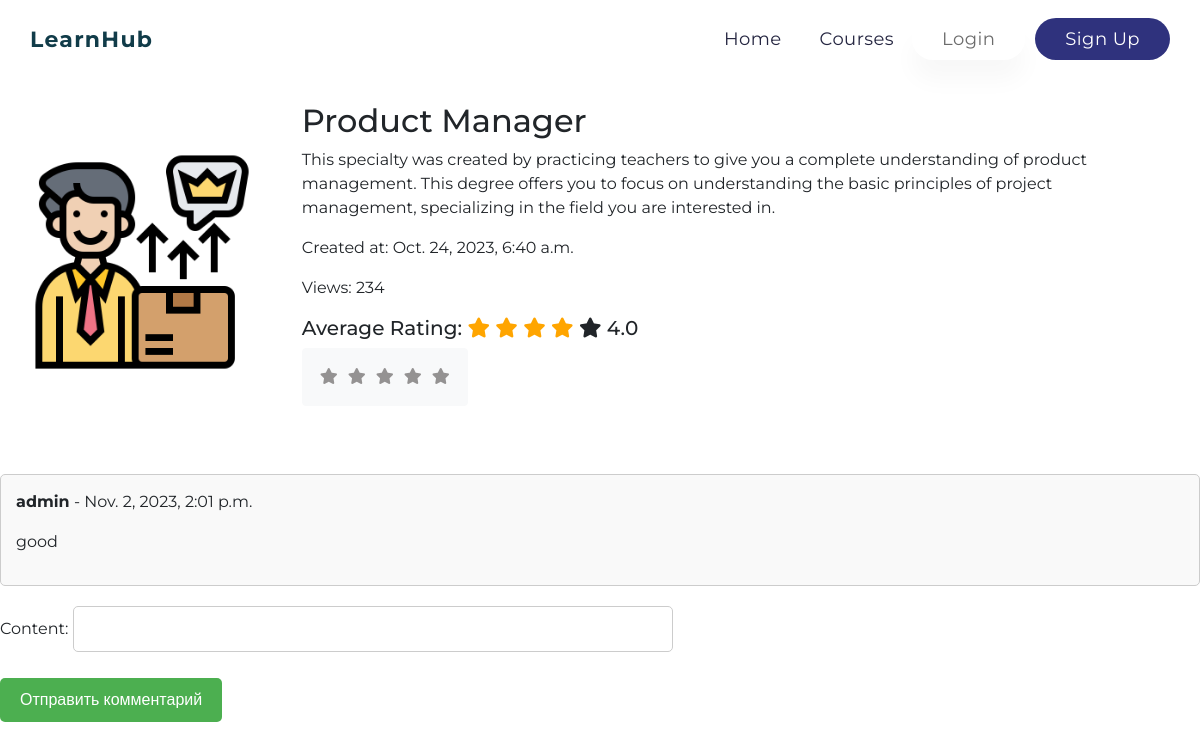
Screenshot of /project/2/ with the database file from the repository.
### project/models.py (models this page shows)
class Blog(models.Model):
    title = models.CharField(null=False, max_length=255)
    description = models.TextField(null=False, blank=True, default='')
    image = models.ImageField(upload_to='images')
    created_at = models.DateTimeField(auto_now_add=True)
    updated_at = models.DateTimeField(auto_now=True)
    views = models.PositiveIntegerField(default=0)
    def average_rating(self):
        ratings = Rating.objects.filter(blog=self)
        average = ratings.aggregate(Avg('rating'))['rating__avg']
        return average or 0
    def increment_views(self):
        self.views += 1
        self.save()
    class Meta:
        verbose_name = 'Blog'
        verbose_name_plural = 'Blogs'

class Comment(models.Model):
    user = models.ForeignKey(User, on_delete=models.CASCADE)
    blog = models.ForeignKey(Blog, on_delete=models.CASCADE)
    parent_comment = models.ForeignKey('self', null=True, blank=True, on_delete=models.CASCADE)
    active = models.BooleanField(default=True)
    content = models.CharField(null=False, max_length=255)
    created_at = models.DateTimeField(auto_now_add=True)

### project/views.py (the view)
# urls.py: path('project/<int:pk>/', views.course_details, name='course_details'),
def course_details(request, pk):
    blogs = Blog.objects.get(pk=pk)
    blogs.increment_views()
    average_rating = blogs.average_rating()
    user_rating = None
    comments = Comment.objects.filter(blog=blogs, active=True, parent_comment=None)
    if request.user.is_authenticated:
        user_rating = Rating.objects.filter(blog=blogs, user=request.user).first()
    if request.method == 'POST':
        comment_form = CommentForm(request.POST)
        if comment_form.is_valid():
            new_comment = comment_form.save(commit=False)
            new_comment.user = request.user
            new_comment.blog = blogs
            new_comment.save()
            comment_form = CommentForm()
            return redirect('course_details', pk=pk)  # Очистить форму после успешного сохранения комментария
    else:
        comment_form = CommentForm()
    return render(request, 'project/course_details.html', {'blogs': blogs, 'average_rating': average_rating, 'user_rating': user_rating, 'comment_form': comment_form,'comments': comments})

### project/forms.py
class CommentForm(forms.ModelForm):
    class Meta:
        model = Comment
        fields = ['content',]

### project/templates/project/course_details.html (shortened to what this page needs)
{% extends 'base.html' %}
{% load static %}
{% block content %}
<div class="container-1" style="padding: 2em;">
    <div class="blog-content">
        <div class="blog-image">
            <img src="{{ blogs.image.url }}" alt="{{ blogs.title }}">
        </div>
        <div class="blog-details">
            <h2 class="blog-title">{{ blogs.title }}</h2>
            <p class="blog-description">{{ blogs.description }}</p>
            <p>Created at: {{ blogs.created_at }}</p>
            <p>Views: {{ blogs.views }}</p>
            <h5 class="rating-title">Average Rating:
                <span id="star1" class="fa fa-star {% if average_rating >= 0.5 %} checked {% endif %}"></span>
                <span id="star2" class="fa fa-star {% if average_rating >= 1.5 %} checked {% endif %}"></span>
                <span id="star3" class="fa fa-star {% if average_rating >= 2.5 %} checked {% endif %}"></span>
                <span id="star4" class="fa fa-star {% if average_rating >= 3.5 %} checked {% endif %}"></span>
                <span id="star5" class="fa fa-star {% if average_rating >= 4.5 %} checked {% endif %}"></span>
                <span>{{ average_rating }}</span>
            </h5>
            <ul class="btn btn-light list-inline rating-list">
                <li onmouseover="highlightStars(1)" onmouseout="resetStars('{{ user_rating.rating }}')" onclick="rate(1, '{{ blogs.id }}')">
                    <i class="fa fa-star {% if user_rating and user_rating.rating > 0 %} checked {% endif %}" title="Rate 1"></i>
                </li>
                <li onmouseover="highlightStars(2)" onmouseout="resetStars('{{ user_rating.rating }}')" onclick="rate(2, '{{ blogs.id }}')">
                    <i class="fa fa-star {% if user_rating and user_rating.rating > 1 %} checked {% endif %}" title="Rate 2"></i>
                </li>
                <li onmouseover="highlightStars(3)" onmouseout="resetStars('{{ user_rating.rating }}')" onclick="rate(3, '{{ blogs.id }}')">
                    <i class="fa fa-star {% if user_rating and user_rating.rating > 2 %} checked {% endif %}" title="Rate 3"></i>
                </li>
                <li onmouseover="highlightStars(4)" onmouseout="resetStars('{{ user_rating.rating }}')" onclick="rate(4, '{{ blogs.id }}')">
                    <i class="fa fa-star {% if user_rating and user_rating.rating > 3 %} checked {% endif %}" title="Rate 4"></i>
                </li>
                <li onmouseover="highlightStars(5)" onmouseout="resetStars('{{ user_rating.rating }}')" onclick="rate(5, '{{ blogs.id }}')">
                    <i class="fa fa-star {% if user_rating and user_rating.rating > 4 %} checked {% endif %}" title="Rate 5"></i>
                </li>
            </ul>
        </div>
    </div>
</div>
<div class="comments">
    {% for comment in comments %}
        <div class="comment">
            <p><strong>{{ comment.user.username }}</strong> - {{ comment.created_at }}</p>
            <p>{{ comment.content }}</p>
        </div>
    {% empty %}
        <p>No comments yet.</p>
    {% endfor %}
</div>
<form method="post" class="comment-form">
    {{ comment_form.as_p }}
    <button type="submit">Отправить комментарий</button>
</form>
{% endblock %}

### static/css/style.css (style rules this page uses)
* { margin: 0; padding: 0; font-family: 'Montserrat', sans-serif; }
*, *::before, *::after { box-sizing: border-box; }
h1, h2, h3, h4, h5, h6 { line-height: 1.2em !important; }
i { color: #fff; }
.container-1 { margin-top: 70px; }
.blog-content { display: flex; align-items: center; justify-content: space-between; gap: 50px; }
.blog-image img { max-width: 100%; height: auto; }
.rating-list li { float: left; color: #dddddd35; padding: 10px 5px; }
i { color: #949292; }
#star1.checked, #star2.checked, #star3.checked, #star4.checked, #star5.checked { color: orange; }
.comments { margin-top: 20px; }
.comment { margin-bottom: 20px; border: 1px solid #ccc; padding: 15px; border-radius: 5px; background-color: #f9f9f9; }
.comment-form { margin-top: 20px; }
.comment-form input[type="text"] { width: 600px; padding: 10px; margin-bottom: 10px; border: 1px solid #ccc; border-radius: 5px; }
.comment-form button { background-color: #4caf50; color: white; padding: 10px 20px; border: none; border-radius: 5px; cursor: pointer; }

### rows the page displays
Blog: image (picture), title "Product Manager", description "This specialty was created by practicing teachers to give you a complete understanding of product management. This degree offers you to focus on understanding the basic principles of project management, specializing in the field you are interested in.", created_at "Oct. 24, 2023, 6:40 a.m.", views "234"
Comment: user.username "admin", created_at "Nov. 2, 2023, 2:01 p.m.", content "good"

### other values shown
{{ average_rating }} "4.0"
